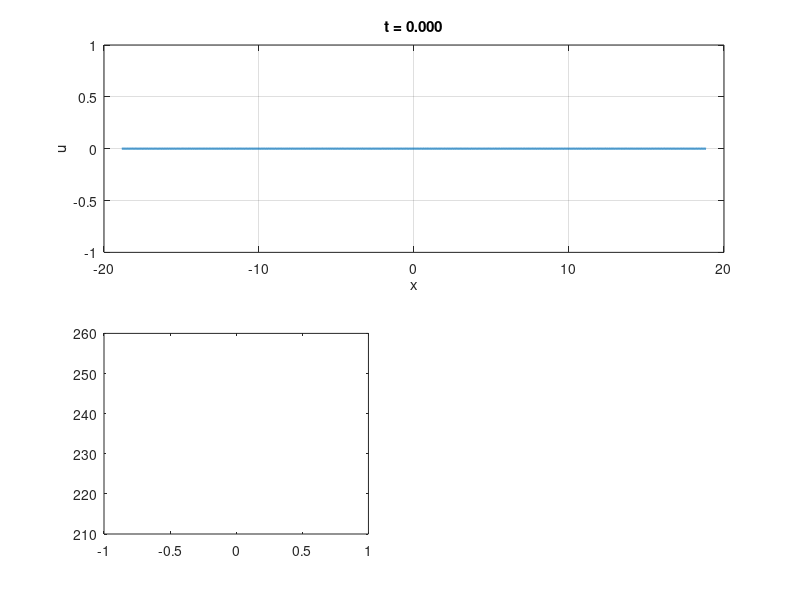

The MATLAB script that drew this image: (Note: this script raises an error after producing the figure.)
clc; clear; close all;

function [mu_j, k_j] = critical_bifurcation(j, L, mass)
    % Computes the j'th frequencies critical mu and associated eigenvalue
    k_j = 2 * pi * j / L;
    mu_j = 3 * mass^2 + k_j^2;    
end

%% Parameters
t0 = 0.0;
T  = 40000;
dt = 0.1;

mass = 0;

xscale = 6;
Lx = xscale*pi;
Nx = 2^12;

[mu4, ~] = critical_bifurcation(5, 2 * Lx, mass);
[mu5, ~] = critical_bifurcation(6, 2 * Lx, mass);

alpha = [0.001, 0.01, 0.1, 0.5, .9, .99, .999];

%% Find k_j for graphing purposes
k_j = pi * [0:6] / Lx;

%% Video paramaters
plot_dt = 500; 
plot_every = round(plot_dt / dt); % make multiple of dt
save_video = true;

%% Initial condition
% spatial grid (needed for patterned base state)
dx = 2*Lx/Nx;
x = (-Nx/2:Nx/2-1)*dx;

% Zero mean white noise
noise = 0.0002 * (rand(1, Nx) - 0.5);
noise = noise - mean(noise);

% Zero mean white noise
u0 = mass + noise;

% Start at k_bif
% u0 = 0.1*cos(k_bif * x) + 0.01 * cos(k_pert * x) + noise + mass;

%% discretization
% time discretization
t = t0:dt:T;
num_time_steps = length(t);

% Fourier wavenumbers
kx = pi*[0:Nx/2-1 -Nx/2:-1]/Lx;
Laplacian_k = -kx.^2;

%% Linear operator:
L_operator = -(Laplacian_k.^2);

%% 2/3 dealiasing mask
kx_max = max(abs(kx));
dealias_mask = abs(kx) <= (2/3)*kx_max;

%% ETDRK4 setup
E  = exp(dt*L_operator);
E2 = exp(dt*L_operator/2);
M = 16; % no. of points for complex means
r = exp(1i*pi*((1:M)-0.5)/M); % roots of unity
Lvec = L_operator(:);
LR = dt*Lvec(:,ones(M,1)) + r(ones(numel(L_operator),1),:);

Q  = dt*real(mean((exp(LR/2)-1)./LR,2)).';
f1 = dt*real(mean((-4-LR + exp(LR).*(4-3*LR+LR.^2))./LR.^3 ,2)).';
f2 = dt*real(mean((2+LR + exp(LR).*(-2+LR))./LR.^3 ,2)).';
f3 = dt*real(mean((-4-3*LR-LR.^2 + exp(LR).*(4-LR))./LR.^3 ,2)).';

clear LR Lvec

%% Loop over all alphas
for m = 1:length(alpha)
    mu = (1 - alpha(m)) * mu4 + alpha(m)*mu5

    video_filename = sprintf('long_alpha=%.3f_T=%.0f.mp4', alpha(m), T);
    
    % Restart initial conditions
    u_hat = fft(u0);
    u = u0;
    
    %% Plot setup
    fig = figure('Position',[100 100 1200 700], 'Resize', 'off');
    
    %% Pre-allocate tracking metrics
    % mean_hist = zeros(1, num_time_steps);
    % mean_hist(1) = trapz(u) * dx * 0.5 / Lx;
    
    dominate_mode = NaN(20, 2);
    [~, max_index] = max(abs(fft(u - mass)));
    dominate_mode(1, :) = [t(1), kx(max_index)];
    dom_mode_ind = 1;
    
    %% Subplot 1: Solution (Spans the entire top row)
    ax1 = subplot(2,2,[1 2]);
    hLine1 = plot(ax1, x, u, 'LineWidth', 1.5);
    
    ylim(ax1, 1.2 * [-sqrt(mu) sqrt(mu)]); 
    xlabel(ax1, 'x'); 
    ylabel(ax1, 'u');
    hTitle1 = title(ax1, sprintf('t = %.3f', t0));
    
    grid(ax1, 'on');
    
    %% Subplot 2: Mean value (Bottom Left)
    % ax2 = subplot(2,3,4);
    % hLine2 = plot(ax2, t(1), mean_hist(1), 'LineWidth', 2);
    % 
    % xlabel(ax2, 't'); 
    % ylabel(ax2, 'Mass');
    % 
    % grid(ax2, 'on');
    
    %% Subplot 3: Dominate mode (Bottom Center)
    ax3 = subplot(2,2,3);

    hLine3 = stairs(ax3, dominate_mode(1, 1), dominate_mode(1, 2), 'LineWidth', 2);

    labels = cellstr("k_" + (0:numel(k_j)-1));
    yline(ax3, k_j, '--r', labels, 'LineWidth', 2);    

    xlabel(ax3, 't'); 
    ylabel(ax3, 'Wavenumber (k)');
    set(ax3, 'XScale', 'log');

    ylim(ax3, [0, k_j(end)]); 

    grid(ax3, 'on');
        
    %% Subplot 4: Fourier Spectrum (Bottom Right)
    ax4 = subplot(2,2,4);
    hFreq = plot(ax4, ifftshift(kx), ifftshift(abs(u_hat)), 'LineWidth', 2);
    
    xlabel(ax4, 'k'); 
    ylabel(ax4, '$|\hat{u}|$', 'Interpreter', 'latex');
    
    set(ax4, 'YScale', 'log');
    xlim(ax4, [-10, 10])
    grid(ax4, 'on');
    
    drawnow limitrate
    
    %% GIF setup    
    if save_video
        % Initialize the MP4 writer using the H.264 codec
        v = VideoWriter(video_filename, 'MPEG-4');
        v.FrameRate = 30;  % Target frames per second
        v.Quality = 100;   % Highest crispness, lowest compression artifacts
        open(v);
    
        frame = getframe(fig);
        writeVideo(v, frame);
    end
    
    %% Time loop
    
    for n = 2:num_time_steps
        % Stage 1
        u3_nonlinear = u.^3 - mu*u;
        Nu_hat = dealias_mask .* Laplacian_k .* fft(u3_nonlinear);
        
        % Stage 2
        a_hat = E2.*u_hat + Q.*Nu_hat;
        a = real(ifft(a_hat));
        Na_hat = dealias_mask .* Laplacian_k .* fft(a.^3 - mu*a);
        
        % Stage 3
        b_hat = E2.*u_hat + Q.*Na_hat;
        b = real(ifft(b_hat));
        Nb_hat = dealias_mask .* Laplacian_k .* fft(b.^3 - mu*b);
        
        % Stage 4
        c_hat = E2.*a_hat + Q.*(2*Nb_hat - Nu_hat);
        c = real(ifft(c_hat));
        Nc_hat = dealias_mask .* Laplacian_k .* fft(c.^3 - mu*c);
        
        % Final Time Step Combination
        u_hat = E.*u_hat + f1.*Nu_hat + 2*f2.*(Na_hat + Nb_hat) + f3.*Nc_hat;
        u = real(ifft(u_hat));
    
        mean_hist(n) = trapz(u) * dx * 0.5 / Lx;
        [~, max_index] = max(abs(fft(u - mass)));
        dom_mode = kx(max_index);

        if dominate_mode(dom_mode_ind, 2) ~= dom_mode
            dom_mode_ind = dom_mode_ind + 1;
            dominate_mode(dom_mode_ind, :) = [t(n), dom_mode];
        end
    
    
        % Update figures
        if mod(n - 1, plot_every) == 0
            hLine1.YData = u;
            hTitle1.String = sprintf('t = %.4f', t(n));
            
            % hLine2.XData = t(1:n);
            % hLine2.YData = mean_hist(1:n);
            % axis(ax2, 'tight');
            
            hLine3.XData = [dominate_mode(1:dom_mode_ind, 1); t(n)];
            hLine3.YData = [dominate_mode(1:dom_mode_ind, 2); dominate_mode(dom_mode_ind, 2)];
            %axis(ax3, 'tight');
    
            hFreq.YData = ifftshift(abs(u_hat));
           
            drawnow limitrate; 
            
            if save_video
                % Capture the current high-res figure frame and write to file
                frame = getframe(fig);
                writeVideo(v, frame);
            end
        end
    end

    if save_video
        close(v);
    end
    
    disp(['Video saved to: ', video_filename])
end
